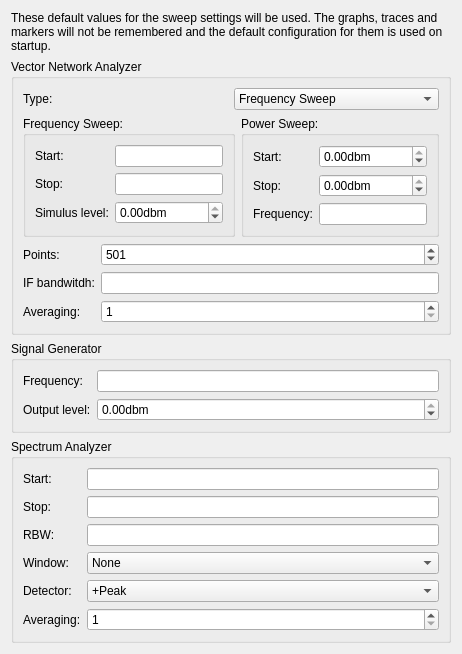
                   <widget class="QWidget" name="StartupPageDefaultValues">
                    <layout class="QVBoxLayout" name="verticalLayout_16">
                     <item>
                      <widget class="QLabel" name="label_37">
                       <property name="text">
                        <string>These default values for the sweep settings will be used. The graphs, traces and markers will not be remembered and the default configuration for them is used on startup.</string>
                       </property>
                       <property name="wordWrap">
                        <bool>true</bool>
                       </property>
                      </widget>
                     </item>
                     <item>
                      <widget class="QGroupBox" name="groupBox_2">
                       <property name="title">
                        <string>Vector Network Analyzer</string>
                       </property>
                       <layout class="QVBoxLayout" name="verticalLayout">
                        <item>
                         <layout class="QHBoxLayout" name="horizontalLayout_9">
                          <item>
                           <widget class="QLabel" name="label_24">
                            <property name="text">
                             <string>Type:</string>
                            </property>
                           </widget>
                          </item>
                          <item>
                           <widget class="QComboBox" name="StartupSweepType">
                            <item>
                             <property name="text">
                              <string>Frequency Sweep</string>
                             </property>
                            </item>
                            <item>
                             <property name="text">
                              <string>Power Sweep</string>
                             </property>
                            </item>
                           </widget>
                          </item>
                         </layout>
                        </item>
                        <item>
                         <layout class="QHBoxLayout" name="horizontalLayout_8">
                          <item>
                           <widget class="QGroupBox" name="groupBox_10">
                            <property name="title">
                             <string>Frequency Sweep:</string>
                            </property>
                            <layout class="QFormLayout" name="formLayout_6">
                             <item row="0" column="0">
                              <widget class="QLabel" name="label_2">
                               <property name="text">
                                <string>Start:</string>
                               </property>
                              </widget>
                             </item>
                             <item row="0" column="1">
                              <widget class="SIUnitEdit" name="StartupSweepStart"/>
                             </item>
                             <item row="1" column="0">
                              <widget class="QLabel" name="label_3">
                               <property name="text">
                                <string>Stop:</string>
                               </property>
                              </widget>
                             </item>
                             <item row="1" column="1">
                              <widget class="SIUnitEdit" name="StartupSweepStop"/>
                             </item>
                             <item row="2" column="0">
                              <widget class="QLabel" name="label_4">
                               <property name="text">
                                <string>Simulus level:</string>
                               </property>
                              </widget>
                             </item>
                             <item row="2" column="1">
                              <widget class="QDoubleSpinBox" name="StartupSweepLevel">
                               <property name="suffix">
                                <string>dbm</string>
                               </property>
                               <property name="minimum">
                                <double>-42.000000000000000</double>
                               </property>
                               <property name="maximum">
                                <double>0.000000000000000</double>
                               </property>
                               <property name="singleStep">
                                <double>0.250000000000000</double>
                               </property>
                              </widget>
                             </item>
                            </layout>
                           </widget>
                          </item>
                          <item>
                           <widget class="QGroupBox" name="groupBox_11">
                            <property name="title">
                             <string>Power Sweep:</string>
                            </property>
                            <layout class="QFormLayout" name="formLayout_7">
                             <item row="0" column="0">
                              <widget class="QLabel" name="label_21">
                               <property name="text">
                                <string>Start:</string>
                               </property>
                              </widget>
                             </item>
                             <item row="0" column="1">
                              <widget class="QDoubleSpinBox" name="StartupSweepPowerStart">
                               <property name="suffix">
                                <string>dbm</string>
                               </property>
                               <property name="minimum">
                                <double>-42.000000000000000</double>
                               </property>
                               <property name="maximum">
                                <double>0.000000000000000</double>
                               </property>
                               <property name="singleStep">
                                <double>0.250000000000000</double>
                               </property>
                              </widget>
                             </item>
                             <item row="1" column="0">
                              <widget class="QLabel" name="label_22">
                               <property name="text">
                                <string>Stop:</string>
                               </property>
                              </widget>
                             </item>
                             <item row="1" column="1">
                              <widget class="QDoubleSpinBox" name="StartupSweepPowerStop">
                               <property name="suffix">
                                <string>dbm</string>
                               </property>
                               <property name="minimum">
                                <double>-42.000000000000000</double>
                               </property>
                               <property name="maximum">
                                <double>0.000000000000000</double>
                               </property>
                               <property name="singleStep">
                                <double>0.250000000000000</double>
                               </property>
                              </widget>
                             </item>
                             <item row="2" column="0">
                              <widget class="QLabel" name="label_23">
                               <property name="text">
                                <string>Frequency:</string>
                               </property>
                              </widget>
                             </item>
                             <item row="2" column="1">
                              <widget class="SIUnitEdit" name="StartupSweepPowerFrequency"/>
                             </item>
                            </layout>
                           </widget>
                          </item>
                         </layout>
                        </item>
                        <item>
                         <layout class="QFormLayout" name="formLayout_8">
                          <item row="0" column="0">
                           <widget class="QLabel" name="label_5">
                            <property name="text">
                             <string>Points:</string>
                            </property>
                           </widget>
                          </item>
                          <item row="0" column="1">
                           <widget class="QSpinBox" name="StartupSweepPoints">
                            <property name="minimum">
                             <number>1</number>
                            </property>
                            <property name="maximum">
                             <number>4501</number>
                            </property>
                            <property name="value">
                             <number>501</number>
                            </property>
                           </widget>
                          </item>
                          <item row="1" column="0">
                           <widget class="QLabel" name="label_6">
                            <property name="text">
                             <string>IF bandwitdh:</string>
                            </property>
                           </widget>
                          </item>
                          <item row="1" column="1">
                           <widget class="SIUnitEdit" name="StartupSweepBandwidth"/>
                          </item>
                          <item row="2" column="0">
                           <widget class="QLabel" name="label_18">
                            <property name="text">
                             <string>Averaging:</string>
                            </property>
                           </widget>
                          </item>
                          <item row="2" column="1">
                           <widget class="QSpinBox" name="StartupSweepAveraging">
                            <property name="minimum">
                             <number>1</number>
                            </property>
                            <property name="maximum">
                             <number>99</number>
                            </property>
                           </widget>
                          </item>
                         </layout>
                        </item>
                       </layout>
                      </widget>
                     </item>
                     <item>
                      <widget class="QGroupBox" name="groupBox_3">
                       <property name="title">
                        <string>Signal Generator</string>
                       </property>
                       <layout class="QFormLayout" name="formLayout_2">
                        <item row="0" column="0">
                         <widget class="QLabel" name="label_7">
                          <property name="text">
                           <string>Frequency:</string>
                          </property>
                         </widget>
                        </item>
                        <item row="0" column="1">
                         <widget class="SIUnitEdit" name="StartupGeneratorFrequency"/>
                        </item>
                        <item row="1" column="0">
                         <widget class="QLabel" name="label_8">
                          <property name="text">
                           <string>Output level:</string>
                          </property>
                         </widget>
                        </item>
                        <item row="1" column="1">
                         <widget class="QDoubleSpinBox" name="StartupGeneratorLevel">
                          <property name="suffix">
                           <string>dbm</string>
                          </property>
                          <property name="minimum">
                           <double>-42.000000000000000</double>
                          </property>
                          <property name="maximum">
                           <double>0.000000000000000</double>
                          </property>
                          <property name="singleStep">
                           <double>0.250000000000000</double>
                          </property>
                         </widget>
                        </item>
                       </layout>
                      </widget>
                     </item>
                     <item>
                      <widget class="QGroupBox" name="groupBox_4">
                       <property name="title">
                        <string>Spectrum Analyzer</string>
                       </property>
                       <layout class="QFormLayout" name="formLayout_3">
                        <item row="0" column="0">
                         <widget class="QLabel" name="label_9">
                          <property name="text">
                           <string>Start:</string>
                          </property>
                         </widget>
                        </item>
                        <item row="0" column="1">
                         <widget class="SIUnitEdit" name="StartupSAStart"/>
                        </item>
                        <item row="1" column="0">
                         <widget class="QLabel" name="label_10">
                          <property name="text">
                           <string>Stop:</string>
                          </property>
                         </widget>
                        </item>
                        <item row="1" column="1">
                         <widget class="SIUnitEdit" name="StartupSAStop"/>
                        </item>
                        <item row="2" column="0">
                         <widget class="QLabel" name="label_11">
                          <property name="text">
                           <string>RBW:</string>
                          </property>
                         </widget>
                        </item>
                        <item row="2" column="1">
                         <widget class="SIUnitEdit" name="StartupSARBW"/>
                        </item>
                        <item row="3" column="0">
                         <widget class="QLabel" name="label_12">
                          <property name="text">
                           <string>Window:</string>
                          </property>
                         </widget>
                        </item>
                        <item row="3" column="1">
                         <widget class="QComboBox" name="StartupSAWindow">
                          <item>
                           <property name="text">
                            <string>None</string>
                           </property>
                          </item>
                          <item>
                           <property name="text">
                            <string>Kaiser</string>
                           </property>
                          </item>
                          <item>
                           <property name="text">
                            <string>Hann</string>
                           </property>
                          </item>
                          <item>
                           <property name="text">
                            <string>Flat Top</string>
                           </property>
                          </item>
                         </widget>
                        </item>
                        <item row="4" column="0">
                         <widget class="QLabel" name="label_13">
                          <property name="text">
                           <string>Detector:</string>
                          </property>
                         </widget>
                        </item>
                        <item row="4" column="1">
                         <widget class="QComboBox" name="StartupSADetector">
                          <item>
                           <property name="text">
                            <string>+Peak</string>
                           </property>
                          </item>
                          <item>
                           <property name="text">
                            <string>-Peak</string>
                           </property>
                          </item>
                          <item>
                           <property name="text">
                            <string>Sample</string>
                           </property>
                          </item>
                          <item>
                           <property name="text">
                            <string>Normal</string>
                           </property>
                          </item>
                          <item>
                           <property name="text">
                            <string>Average</string>
                           </property>
                          </item>
                         </widget>
                        </item>
                        <item row="5" column="0">
                         <widget class="QLabel" name="label_19">
                          <property name="text">
                           <string>Averaging:</string>
                          </property>
                         </widget>
                        </item>
                        <item row="5" column="1">
                         <widget class="QSpinBox" name="StartupSAAveraging">
                          <property name="minimum">
                           <number>1</number>
                          </property>
                          <property name="maximum">
                           <number>99</number>
                          </property>
                         </widget>
                        </item>
                       </layout>
                      </widget>
                     </item>
                    </layout>
                   </widget>
